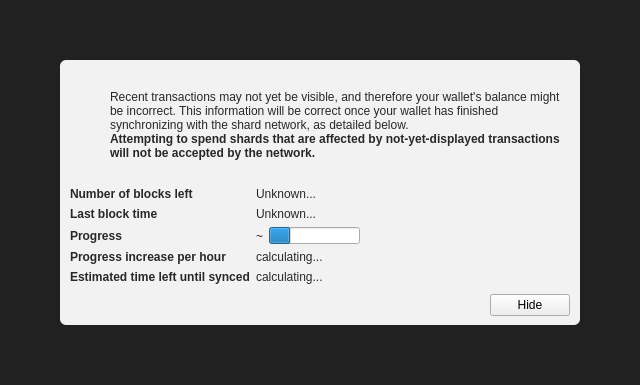
<?xml version="1.0" encoding="UTF-8"?>
<ui version="4.0">
 <class>ModalOverlay</class>
 <widget class="ModalOverlay" name="ModalOverlay">
  <property name="geometry">
   <rect>
    <x>0</x>
    <y>0</y>
    <width>640</width>
    <height>385</height>
   </rect>
  </property>
  <property name="windowTitle">
   <string>Form</string>
  </property>
  <layout class="QVBoxLayout" name="verticalLayout" stretch="0">
   <property name="sizeConstraint">
    <enum>QLayout::SetDefaultConstraint</enum>
   </property>
   <property name="leftMargin">
    <number>0</number>
   </property>
   <property name="topMargin">
    <number>0</number>
   </property>
   <property name="rightMargin">
    <number>0</number>
   </property>
   <property name="bottomMargin">
    <number>0</number>
   </property>
   <item>
    <widget class="QWidget" name="bgWidget" native="true">
     <property name="styleSheet">
      <string notr="true">#bgWidget { background: rgba(0,0,0,220); }</string>
     </property>
     <layout class="QVBoxLayout" name="verticalLayoutMain" stretch="1">
      <property name="leftMargin">
       <number>60</number>
      </property>
      <property name="topMargin">
       <number>60</number>
      </property>
      <property name="rightMargin">
       <number>60</number>
      </property>
      <property name="bottomMargin">
       <number>60</number>
      </property>
      <item>
       <widget class="QWidget" name="contentWidget" native="true">
        <property name="styleSheet">
         <string notr="true">#contentWidget { background: rgba(255,255,255,240); border-radius: 6px; }

QLabel { color: rgb(40,40,40);  }</string>
        </property>
        <layout class="QVBoxLayout" name="verticalLayoutSub" stretch="1,0,0,0">
         <property name="spacing">
          <number>0</number>
         </property>
         <property name="leftMargin">
          <number>10</number>
         </property>
         <property name="topMargin">
          <number>10</number>
         </property>
         <property name="rightMargin">
          <number>10</number>
         </property>
         <property name="bottomMargin">
          <number>10</number>
         </property>
         <item>
          <layout class="QHBoxLayout" name="horizontalLayoutIconText" stretch="0,1">
           <property name="topMargin">
            <number>20</number>
           </property>
           <item>
            <layout class="QVBoxLayout" name="verticalLayoutIcon">
             <property name="leftMargin">
              <number>0</number>
             </property>
             <item>
              <widget class="QPushButton" name="warningIcon">
               <property name="enabled">
                <bool>false</bool>
               </property>
               <property name="text">
                <string/>
               </property>
               <property name="icon">
                <iconset>
                 <normaloff>:/icons/warning</normaloff>
                 <disabledoff>:/icons/warning</disabledoff>:/icons/warning</iconset>
               </property>
               <property name="iconSize">
                <size>
                 <width>48</width>
                 <height>48</height>
                </size>
               </property>
               <property name="flat">
                <bool>true</bool>
               </property>
              </widget>
             </item>
             <item>
              <spacer name="verticalSpacerWarningIcon">
               <property name="orientation">
                <enum>Qt::Vertical</enum>
               </property>
               <property name="sizeHint" stdset="0">
                <size>
                 <width>20</width>
                 <height>40</height>
                </size>
               </property>
              </spacer>
             </item>
            </layout>
           </item>
           <item>
            <layout class="QVBoxLayout" name="verticalLayoutInfoText">
             <property name="leftMargin">
              <number>0</number>
             </property>
             <property name="topMargin">
              <number>0</number>
             </property>
             <item>
              <widget class="QLabel" name="infoText">
               <property name="text">
                <string>Recent transactions may not yet be visible, and therefore your wallet's balance might be incorrect. This information will be correct once your wallet has finished synchronizing with the shard network, as detailed below.</string>
               </property>
               <property name="textFormat">
                <enum>Qt::RichText</enum>
               </property>
               <property name="wordWrap">
                <bool>true</bool>
               </property>
              </widget>
             </item>
             <item>
              <widget class="QLabel" name="infoTextStrong">
               <property name="font">
                <font>
                 <weight>75</weight>
                 <bold>true</bold>
                </font>
               </property>
               <property name="text">
                <string>Attempting to spend shards that are affected by not-yet-displayed transactions will not be accepted by the network.</string>
               </property>
               <property name="textFormat">
                <enum>Qt::RichText</enum>
               </property>
               <property name="wordWrap">
                <bool>true</bool>
               </property>
              </widget>
             </item>
             <item>
              <spacer name="verticalSpacerInTextSpace">
               <property name="orientation">
                <enum>Qt::Vertical</enum>
               </property>
               <property name="sizeHint" stdset="0">
                <size>
                 <width>20</width>
                 <height>40</height>
                </size>
               </property>
              </spacer>
             </item>
            </layout>
           </item>
          </layout>
         </item>
         <item>
          <spacer name="verticalSpacerAfterText">
           <property name="orientation">
            <enum>Qt::Vertical</enum>
           </property>
           <property name="sizeHint" stdset="0">
            <size>
             <width>20</width>
             <height>40</height>
            </size>
           </property>
          </spacer>
         </item>
         <item>
          <layout class="QFormLayout" name="formLayout">
           <property name="fieldGrowthPolicy">
            <enum>QFormLayout::FieldsStayAtSizeHint</enum>
           </property>
           <property name="horizontalSpacing">
            <number>6</number>
           </property>
           <property name="verticalSpacing">
            <number>6</number>
           </property>
           <property name="topMargin">
            <number>10</number>
           </property>
           <item row="0" column="0">
            <widget class="QLabel" name="labelNumberOfBlocksLeft">
             <property name="font">
              <font>
               <weight>75</weight>
               <bold>true</bold>
              </font>
             </property>
             <property name="text">
              <string>Number of blocks left</string>
             </property>
            </widget>
           </item>
           <item row="0" column="1">
            <widget class="QLabel" name="numberOfBlocksLeft">
             <property name="text">
              <string>Unknown...</string>
             </property>
            </widget>
           </item>
           <item row="1" column="0">
            <widget class="QLabel" name="labelLastBlockTime">
             <property name="font">
              <font>
               <weight>75</weight>
               <bold>true</bold>
              </font>
             </property>
             <property name="text">
              <string>Last block time</string>
             </property>
            </widget>
           </item>
           <item row="1" column="1">
            <widget class="QLabel" name="newestBlockDate">
             <property name="sizePolicy">
              <sizepolicy hsizetype="Maximum" vsizetype="Preferred">
               <horstretch>0</horstretch>
               <verstretch>0</verstretch>
              </sizepolicy>
             </property>
             <property name="text">
              <string>Unknown...</string>
             </property>
            </widget>
           </item>
           <item row="2" column="0">
            <widget class="QLabel" name="labelSyncDone">
             <property name="font">
              <font>
               <weight>75</weight>
               <bold>true</bold>
              </font>
             </property>
             <property name="text">
              <string>Progress</string>
             </property>
            </widget>
           </item>
           <item row="2" column="1">
            <layout class="QHBoxLayout" name="horizontalLayoutSync" stretch="0,1">
             <item>
              <widget class="QLabel" name="percentageProgress">
               <property name="text">
                <string notr="true">~</string>
               </property>
              </widget>
             </item>
             <item>
              <widget class="QProgressBar" name="progressBar">
               <property name="value">
                <number>24</number>
               </property>
               <property name="format">
                <string/>
               </property>
              </widget>
             </item>
            </layout>
           </item>
           <item row="4" column="0">
            <widget class="QLabel" name="labelProgressIncrease">
             <property name="font">
              <font>
               <weight>75</weight>
               <bold>true</bold>
              </font>
             </property>
             <property name="text">
              <string>Progress increase per hour</string>
             </property>
            </widget>
           </item>
           <item row="4" column="1">
            <widget class="QLabel" name="progressIncreasePerH">
             <property name="text">
              <string>calculating...</string>
             </property>
            </widget>
           </item>
           <item row="5" column="0">
            <widget class="QLabel" name="labelEstimatedTimeLeft">
             <property name="font">
              <font>
               <weight>75</weight>
               <bold>true</bold>
              </font>
             </property>
             <property name="text">
              <string>Estimated time left until synced</string>
             </property>
            </widget>
           </item>
           <item row="5" column="1">
            <widget class="QLabel" name="expectedTimeLeft">
             <property name="text">
              <string>calculating...</string>
             </property>
            </widget>
           </item>
          </layout>
         </item>
         <item>
          <layout class="QHBoxLayout" name="horizontalLayoutButtons">
           <property name="leftMargin">
            <number>10</number>
           </property>
           <property name="topMargin">
            <number>10</number>
           </property>
           <item>
            <spacer name="horizontalSpacer">
             <property name="orientation">
              <enum>Qt::Horizontal</enum>
             </property>
             <property name="sizeHint" stdset="0">
              <size>
               <width>40</width>
               <height>20</height>
              </size>
             </property>
            </spacer>
           </item>
           <item>
            <widget class="QPushButton" name="closeButton">
             <property name="text">
              <string>Hide</string>
             </property>
            </widget>
           </item>
          </layout>
         </item>
        </layout>
       </widget>
      </item>
     </layout>
    </widget>
   </item>
  </layout>
 </widget>
 <customwidgets>
  <customwidget>
   <class>ModalOverlay</class>
   <extends>QWidget</extends>
   <header>modaloverlay.h</header>
   <container>1</container>
  </customwidget>
 </customwidgets>
 <resources/>
 <connections/>
</ui>
